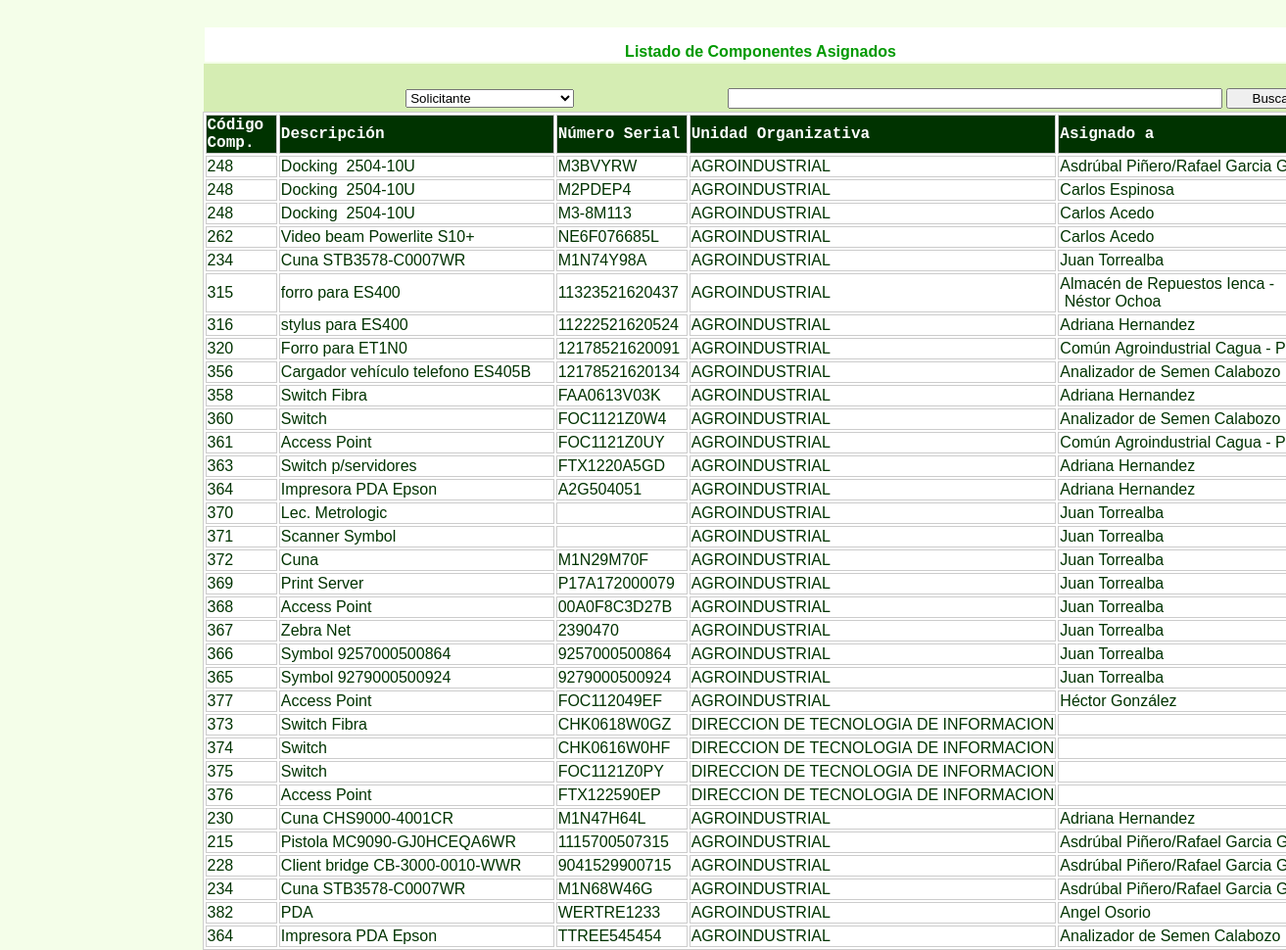
Screenshot of /selec_equipos4.php with the database file from the repository.
### tables this page shows
CREATE TABLE `t_asig_comp_items` (
  `COD_COMP` int(10) NOT NULL,
  `NUM_SERIAL` varchar(20) NOT NULL,
  `ind_bes` varchar(1) NOT NULL,
  `COD_SOL` int(10) NOT NULL,
  `imei` varchar(20) NOT NULL,
  `macaddress` varchar(20) NOT NULL,
  `pin` varchar(20) NOT NULL,
  `ip` varchar(20) NOT NULL,
  `nroaso` varchar(20) NOT NULL,
  `SIMCARD` varchar(20) NOT NULL,
  `PUK` varchar(20) NOT NULL,
  `ind_la` varchar(1) NOT NULL,
  `Ind_lc` varchar(1) NOT NULL,
  `ind_ec` varchar(1) NOT NULL,
  `Operadora` varchar(25) NOT NULL,
  `capacidad` varchar(20) NOT NULL,
  `SO` varchar(40) NOT NULL,
  `fecha_asig` date NOT NULL,
  `cod_ubi` int(3) NOT NULL,
  `num_solic` int(10) NOT NULL,
  `estatus_comp` varchar(2) NOT NULL,
  `ind_asignacion` int(1) NOT NULL,
  `items` int(4) NOT NULL,
  `status` varchar(2) NOT NULL,
  UNIQUE KEY `cod-comp_serial_sol` (`COD_COMP`,`NUM_SERIAL`,`COD_SOL`),
  FULLTEXT KEY `ip` (`ip`)
);

CREATE TABLE `m_componentes` (
  `COD_COMP` int(10) NOT NULL,
  `COD_GRUPO_ART` varchar(3) NOT NULL,
  `COD_MARCA` varchar(3) NOT NULL,
  `COD_MODELO` varchar(3) NOT NULL,
  `DESC_COMP` varchar(45) NOT NULL,
  `FEC_CREACION` date NOT NULL,
  `USUARIO_CREACION` varchar(10) NOT NULL,
  `STATUS_COMP` varchar(2) NOT NULL,
  `COD_TIPO` varchar(3) NOT NULL,
  `COD_PROCESA` varchar(3) NOT NULL,
  `UM` varchar(3) NOT NULL,
  `VELOCIDAD` varchar(10) NOT NULL,
  `MEMORIA` varchar(6) NOT NULL,
  `DISCO` varchar(6) NOT NULL,
  `FEC_MODIF` date NOT NULL,
  `USUARIO_MODIF` varchar(10) NOT NULL,
  `tipo` varchar(1) NOT NULL,
  `GRUPO_COMP` varchar(2) NOT NULL,
  `ind_serial` varchar(1) NOT NULL,
  `NVRAM` varchar(10) NOT NULL,
  `bytes_flash` varchar(10) NOT NULL,
  `RAM` varchar(10) NOT NULL,
  UNIQUE KEY `COD_COMP` (`COD_COMP`)
);

CREATE TABLE `m_unidad_org` (
  `COD_UNIDAD` int(3) NOT NULL,
  `DESC_UNIDAD` varchar(40) NOT NULL,
  `LITERAL` varchar(16) NOT NULL,
  UNIQUE KEY `UNIDAD` (`COD_UNIDAD`)
);

CREATE TABLE `m_solicitantes` (
  `COD_SOL` int(10) NOT NULL,
  `NOMB_SOL` varchar(65) NOT NULL,
  `COD_SAP_SOL` varchar(10) NOT NULL,
  `COD_UNIDAD` int(3) NOT NULL,
  `COD_GERENCIA` varchar(4) NOT NULL,
  `ESTATUS` varchar(2) NOT NULL,
  `COD_LOCALIDAD` int(2) NOT NULL,
  `cod_sociedad` varchar(4) NOT NULL,
  `tipo_solicitante` varchar(1) NOT NULL,
  `tipo_asesor` varchar(1) NOT NULL,
  UNIQUE KEY `codigo_solicitante` (`COD_SOL`)
);

### selec_equipos4.php (the view, shortened to what this page needs)
<?php
  $nombre_busqueda=$_POST['nombre_busqueda'];
  $tipo_objeto=$_POST['tipo_objeto'];
?>
<!DOCTYPE html PUBLIC "-//W3C//DTD XHTML 1.0 Transitional//EN" "http://www.w3.org/TR/xhtml1/DTD/xhtml1-transitional.dtd">
<html xmlns="http://www.w3.org/1999/xhtml">
<head>
</head>
<body>
<div style="width: 900px; position: relative; margin-left: auto; margin-right: auto;"><div id="c_encabezado">
<p>&nbsp;</p>
<p class="efecha">&nbsp;</p>
<div id="Layer1">
  <div align="center" class="Estilo28">
    <p class="Estilo41">Listado de Componentes Asignados </p>
  </div>
</div>
<form id="form1" name="form1" method="post" action="selec_equipos4.php">
  <p>&nbsp;</p>
  <p>&nbsp;</p>
<div id="busqueda">
  <table width="1142">
    <tr>
      <td width="375">&nbsp;</td>
      <td width="755">&nbsp;</td>
      </tr>
    <tr>
      <td><div align="right">
        <select name="tipo_objeto" size="1" id="tipo_objeto" >
          <?php
          $opciones = array(01=>'Solicitante',02=>'Descripción Componente',03=>'Número Serial');
          foreach($opciones as $k=>$op) {
        ?>
          <option value="<?php echo $k; ?>" <?php if($tipo_objeto== $k) echo 'selected="selected"'?> > <?php echo $op; ?> </option>
          <?php } ?>
        </select>
      </div></td>
      <td><div align="right">
        <input name="nombre_busqueda" type="text" id="nombre_busqueda" value="<?php echo $nombre_busqueda; ?>" size="60" maxlength="60" />
        <input name="b_buscar" type="submit" id="b_buscar" value="     Buscar     " />
      </div></td>
      </tr>
  </table>
  <div id="resultado">
    <table width="1153" border="1" bordercolor="#CCCCCC" bgcolor="#FFFFFF" class="Estilo28">
      <tr>
        <td width="93" height="35" bgcolor="#003300"><span class="Estilo38">C&oacute;digo Comp.  </span></td>
        <td width="320" bgcolor="#003300"><span class="Estilo38">Descripci&oacute;n </span></td>
        <td width="141" bgcolor="#003300"><span class="Estilo38">N&uacute;mero Serial</span></td>
        <td width="314" bgcolor="#003300"><span class="Estilo38">Unidad Organizativa</span></td>
        <td width="251" bgcolor="#003300"><div align="left"><span class="Estilo38">Asignado a </span></div></td>
      </tr>
        <?php
          $conectar=conectar_BD();
          $sql01="select m_solicitantes.nomb_sol as nomb_sol, m_unidad_org.desc_unidad as desc_unidad,
		  t_asig_comp_items.num_serial as num_serial,
		  m_componentes.cod_comp as cod_comp, m_componentes.desc_comp as desc_comp
		  from t_asig_comp_items, m_solicitantes, m_unidad_org, m_componentes
		  where t_asig_comp_items.status <> '01' and t_asig_comp_items.cod_comp = m_componentes.cod_comp and
		   t_asig_comp_items.cod_sol  = m_solicitantes.cod_sol  and m_solicitantes.cod_unidad =
		   m_unidad_org.cod_unidad ";
           $resultado=mysql_query($sql01,$conectar) or die("Problemas en la Sentencia SQL".mysql_error());
           if(mysql_num_rows($resultado)>0)
	       {
    		  while($registro=mysql_fetch_assoc($resultado)){
				  $nomb_sol=$registro['nomb_sol'];
				  $nomb_sol=str_replace(" ","&nbsp;",$nomb_sol);
				  $desc_unidad=$registro['desc_unidad'];
				  $desc_unidad=str_replace(" ","&nbsp;",$desc_unidad);
				  $cod_comp=$registro['cod_comp'];
				  $cod_comp=str_replace(" ","&nbsp;",$cod_comp);
				  $desc_comp=$registro['desc_comp'];
				  $desc_comp=str_replace(" ","&nbsp;",$desc_comp);
				  $num_serial=$registro['num_serial'];
				  $num_serial=str_replace(" ","&nbsp;",$num_serial);
       $sql25="select cod_comp as cod_comp,num_serial as num_serial,ind_bes as ind_bes,COD_SOL as COD_SOL,imei as imei,macaddress
		as macaddress, pin as pin,ip as ip,nroaso as nroaso,SIMCARD as SIMCARD,PUK as PUK,ind_la as ind_la,
		Ind_lc as Ind_lc,ind_ec as ind_ec,Operadora as Operadora,capacidad as
		capacidad,SO as SO,cod_ubi as cod_ubi,estatus_comp as estatus_comp
	    from t_asig_comp_items where cod_comp  = '$cod_comp' and  num_serial = '$num_serial'";
		$resul2=mysql_query($sql25,$conectar) or die("Problemas en la Sentencia SQL".mysql_error());
        $regis2=mysql_fetch_assoc($resul2);
        $cod_solicitante=$regis2["COD_SOL"];
        $bes=$regis2["ind_bes"];
        $imei=$regis2["imei"];
        $macaddress=$regis2["macaddress"];
        $pin=$regis2["pin"];
        $nrocelular=$regis2["nroaso"];
        $simcard=$regis2["SIMCARD"];
        $puk=$regis2["PUK"];
        $largoalcance = $regis2["ind_la"];
		$linea=$regis2["Ind_lc"];
        $tipoequipo=$regis2["ind_ec"];
        $operadora=$regis2["Operadora"];
        $capacidad=$regis2["capacidad"];
        $so=$regis2["SO"];
        $cod_ubicacion=$regis2["cod_ubi"];
        $estatus_comp=$regis2["estatus_comp"];
        $sql4="select nombre_ubi as nombre from m_ubicaciones where cod_ubi='$cod_ubicacion'";
	    $resul4=mysql_query($sql4,$conectar) or die("Problemas en la Sentencia SQL 3. ".mysql_error());
        $regis4=mysql_fetch_assoc($resul4);
        $nom_ubicacion=$regis4["nombre"];
                  echo "<tr OnMouseOver=Resaltar_On(this);' OnMouseOut='Resaltar_Off(this);'
				 OnClick=\"datos('$cod_comp','$num_serial','$bes','$imei','$macaddress','$pin','$nrocelular','$simcard','$puk','$largoalcance','$linea','$tipoequipo','$operadora','$capacidad','$so','$cod_ubicacion','$estatus_comp','$nom_ubicacion','$cod_solicitante','$nomb_sol');\"><td>$cod_comp</td><td>$desc_comp</td><td>$num_serial</td>
				  <td>$desc_unidad</td><td>$nomb_sol</td></tr>";
		    }
		   }
		   ?>
    </table>
  </div>
</div>
  <p>&nbsp;</p>
  <p>&nbsp;</p>
  <p>&nbsp;</p>
  <p>&nbsp;</p>
  <p>&nbsp;</p>
  <p>&nbsp;</p>
  <p>&nbsp;</p>
</form>
</div>
</body>
</html>

### selec_equipos4.php (style rules this page uses)
#Layer1 { position:absolute; width:1136px; height:35px; z-index:17; left: 2px; top: 12px; background-color: #FFFFFF; }
#busqueda { position:absolute; width:1140px; height:56px; z-index:19; left: 1px; top: 49px; background-color: #D5EDB3; }
body { background-color: #F4FEE9; }
.Estilo28 { font-family: Geneva, Arial, Helvetica, sans-serif; font-weight: normal; color: #003300; }
#resultado { position:absolute; width:779px; height:265px; z-index:1; left: -1px; }
.Estilo38 { color: #FFFFFF; font-weight: bold; font-family: "Courier New", Courier, monospace; }
.Estilo41 { color: #009900; font-weight: bold; }

### rows the page displays
t_asig_comp_items: COD_COMP.COD_COMP "248", COD_COMP.DESC_COMP "Docking 2504-10U", NUM_SERIAL "M3BVYRW", m_unidad_org.DESC_UNIDAD "AGROINDUSTRIAL", COD_SOL.NOMB_SOL "Asdrúbal Piñero/Rafael Garcia…"
t_asig_comp_items: COD_COMP.COD_COMP "248", COD_COMP.DESC_COMP "Docking 2504-10U", NUM_SERIAL "M2PDEP4", m_unidad_org.DESC_UNIDAD "AGROINDUSTRIAL", COD_SOL.NOMB_SOL "Carlos Espinosa"
t_asig_comp_items: COD_COMP.COD_COMP "248", COD_COMP.DESC_COMP "Docking 2504-10U", NUM_SERIAL "M3-8M113", m_unidad_org.DESC_UNIDAD "AGROINDUSTRIAL", COD_SOL.NOMB_SOL "Carlos Acedo"
t_asig_comp_items: COD_COMP.COD_COMP "262", COD_COMP.DESC_COMP "Video beam Powerlite S10+", NUM_SERIAL "NE6F076685L", m_unidad_org.DESC_UNIDAD "AGROINDUSTRIAL", COD_SOL.NOMB_SOL "Carlos Acedo"
t_asig_comp_items: COD_COMP.COD_COMP "234", COD_COMP.DESC_COMP "Cuna STB3578-C0007WR", NUM_SERIAL "M1N74Y98A", m_unidad_org.DESC_UNIDAD "AGROINDUSTRIAL", COD_SOL.NOMB_SOL "Juan Torrealba"
t_asig_comp_items: COD_COMP.COD_COMP "315", COD_COMP.DESC_COMP "forro para ES400", NUM_SERIAL "11323521620437", m_unidad_org.DESC_UNIDAD "AGROINDUSTRIAL", COD_SOL.NOMB_SOL "Almacén de Repuestos Ienca - Néstor Ochoa"
t_asig_comp_items: COD_COMP.COD_COMP "316", COD_COMP.DESC_COMP "stylus para ES400", NUM_SERIAL "11222521620524", m_unidad_org.DESC_UNIDAD "AGROINDUSTRIAL", COD_SOL.NOMB_SOL "Adriana Hernandez"
t_asig_comp_items: COD_COMP.COD_COMP "320", COD_COMP.DESC_COMP "Forro para ET1N0", NUM_SERIAL "12178521620091", m_unidad_org.DESC_UNIDAD "AGROINDUSTRIAL", COD_SOL.NOMB_SOL "Común Agroindustrial Cagua -…"
t_asig_comp_items: COD_COMP.COD_COMP "356", COD_COMP.DESC_COMP "Cargador vehículo telefono ES405B", NUM_SERIAL "12178521620134", m_unidad_org.DESC_UNIDAD "AGROINDUSTRIAL", COD_SOL.NOMB_SOL "Analizador de Semen Calabozo"
t_asig_comp_items: COD_COMP.COD_COMP "358", COD_COMP.DESC_COMP "Switch Fibra", NUM_SERIAL "FAA0613V03K", m_unidad_org.DESC_UNIDAD "AGROINDUSTRIAL", COD_SOL.NOMB_SOL "Adriana Hernandez"
t_asig_comp_items: COD_COMP.COD_COMP "360", COD_COMP.DESC_COMP "Switch", NUM_SERIAL "FOC1121Z0W4", m_unidad_org.DESC_UNIDAD "AGROINDUSTRIAL", COD_SOL.NOMB_SOL "Analizador de Semen Calabozo"
t_asig_comp_items: COD_COMP.COD_COMP "361", COD_COMP.DESC_COMP "Access Point", NUM_SERIAL "FOC1121Z0UY", m_unidad_org.DESC_UNIDAD "AGROINDUSTRIAL", COD_SOL.NOMB_SOL "Común Agroindustrial Cagua -…"
t_asig_comp_items: COD_COMP.COD_COMP "363", COD_COMP.DESC_COMP "Switch p/servidores", NUM_SERIAL "FTX1220A5GD", m_unidad_org.DESC_UNIDAD "AGROINDUSTRIAL", COD_SOL.NOMB_SOL "Adriana Hernandez"
t_asig_comp_items: COD_COMP.COD_COMP "364", COD_COMP.DESC_COMP "Impresora PDA Epson", NUM_SERIAL "A2G504051", m_unidad_org.DESC_UNIDAD "AGROINDUSTRIAL", COD_SOL.NOMB_SOL "Adriana Hernandez"
t_asig_comp_items: COD_COMP.COD_COMP "370", COD_COMP.DESC_COMP "Lec. Metrologic", m_unidad_org.DESC_UNIDAD "AGROINDUSTRIAL", COD_SOL.NOMB_SOL "Juan Torrealba"
t_asig_comp_items: COD_COMP.COD_COMP "371", COD_COMP.DESC_COMP "Scanner Symbol", m_unidad_org.DESC_UNIDAD "AGROINDUSTRIAL", COD_SOL.NOMB_SOL "Juan Torrealba"
t_asig_comp_items: COD_COMP.COD_COMP "372", COD_COMP.DESC_COMP "Cuna", NUM_SERIAL "M1N29M70F", m_unidad_org.DESC_UNIDAD "AGROINDUSTRIAL", COD_SOL.NOMB_SOL "Juan Torrealba"
t_asig_comp_items: COD_COMP.COD_COMP "369", COD_COMP.DESC_COMP "Print Server", NUM_SERIAL "P17A172000079", m_unidad_org.DESC_UNIDAD "AGROINDUSTRIAL", COD_SOL.NOMB_SOL "Juan Torrealba"
t_asig_comp_items: COD_COMP.COD_COMP "368", COD_COMP.DESC_COMP "Access Point", NUM_SERIAL "00A0F8C3D27B", m_unidad_org.DESC_UNIDAD "AGROINDUSTRIAL", COD_SOL.NOMB_SOL "Juan Torrealba"
t_asig_comp_items: COD_COMP.COD_COMP "367", COD_COMP.DESC_COMP "Zebra Net", NUM_SERIAL "2390470", m_unidad_org.DESC_UNIDAD "AGROINDUSTRIAL", COD_SOL.NOMB_SOL "Juan Torrealba"
t_asig_comp_items: COD_COMP.COD_COMP "366", COD_COMP.DESC_COMP "Symbol 9257000500864", NUM_SERIAL "9257000500864", m_unidad_org.DESC_UNIDAD "AGROINDUSTRIAL", COD_SOL.NOMB_SOL "Juan Torrealba"
t_asig_comp_items: COD_COMP.COD_COMP "365", COD_COMP.DESC_COMP "Symbol 9279000500924", NUM_SERIAL "9279000500924", m_unidad_org.DESC_UNIDAD "AGROINDUSTRIAL", COD_SOL.NOMB_SOL "Juan Torrealba"
t_asig_comp_items: COD_COMP.COD_COMP "377", COD_COMP.DESC_COMP "Access Point", NUM_SERIAL "FOC112049EF", m_unidad_org.DESC_UNIDAD "AGROINDUSTRIAL", COD_SOL.NOMB_SOL "Héctor González"
t_asig_comp_items: COD_COMP.COD_COMP "373", COD_COMP.DESC_COMP "Switch Fibra", NUM_SERIAL "CHK0618W0GZ", m_unidad_org.DESC_UNIDAD "DIRECCION DE TECNOLOGIA DE INFORMACION"
t_asig_comp_items: COD_COMP.COD_COMP "374", COD_COMP.DESC_COMP "Switch", NUM_SERIAL "CHK0616W0HF", m_unidad_org.DESC_UNIDAD "DIRECCION DE TECNOLOGIA DE INFORMACION"
t_asig_comp_items: COD_COMP.COD_COMP "375", COD_COMP.DESC_COMP "Switch", NUM_SERIAL "FOC1121Z0PY", m_unidad_org.DESC_UNIDAD "DIRECCION DE TECNOLOGIA DE INFORMACION"
t_asig_comp_items: COD_COMP.COD_COMP "376", COD_COMP.DESC_COMP "Access Point", NUM_SERIAL "FTX122590EP", m_unidad_org.DESC_UNIDAD "DIRECCION DE TECNOLOGIA DE INFORMACION"
t_asig_comp_items: COD_COMP.COD_COMP "230", COD_COMP.DESC_COMP "Cuna CHS9000-4001CR", NUM_SERIAL "M1N47H64L", m_unidad_org.DESC_UNIDAD "AGROINDUSTRIAL", COD_SOL.NOMB_SOL "Adriana Hernandez"
t_asig_comp_items: COD_COMP.COD_COMP "215", COD_COMP.DESC_COMP "Pistola MC9090-GJ0HCEQA6WR", NUM_SERIAL "1115700507315", m_unidad_org.DESC_UNIDAD "AGROINDUSTRIAL", COD_SOL.NOMB_SOL "Asdrúbal Piñero/Rafael Garcia…"
t_asig_comp_items: COD_COMP.COD_COMP "228", COD_COMP.DESC_COMP "Client bridge CB-3000-0010-WWR", NUM_SERIAL "9041529900715", m_unidad_org.DESC_UNIDAD "AGROINDUSTRIAL", COD_SOL.NOMB_SOL "Asdrúbal Piñero/Rafael Garcia…"
t_asig_comp_items: COD_COMP.COD_COMP "234", COD_COMP.DESC_COMP "Cuna STB3578-C0007WR", NUM_SERIAL "M1N68W46G", m_unidad_org.DESC_UNIDAD "AGROINDUSTRIAL", COD_SOL.NOMB_SOL "Asdrúbal Piñero/Rafael Garcia…"
t_asig_comp_items: COD_COMP.COD_COMP "382", COD_COMP.DESC_COMP "PDA", NUM_SERIAL "WERTRE1233", m_unidad_org.DESC_UNIDAD "AGROINDUSTRIAL", COD_SOL.NOMB_SOL "Angel Osorio"
t_asig_comp_items: COD_COMP.COD_COMP "364", COD_COMP.DESC_COMP "Impresora PDA Epson", NUM_SERIAL "TTREE545454", m_unidad_org.DESC_UNIDAD "AGROINDUSTRIAL", COD_SOL.NOMB_SOL "Analizador de Semen Calabozo"

### other values shown
form field tipo_objeto "Solicitante"
